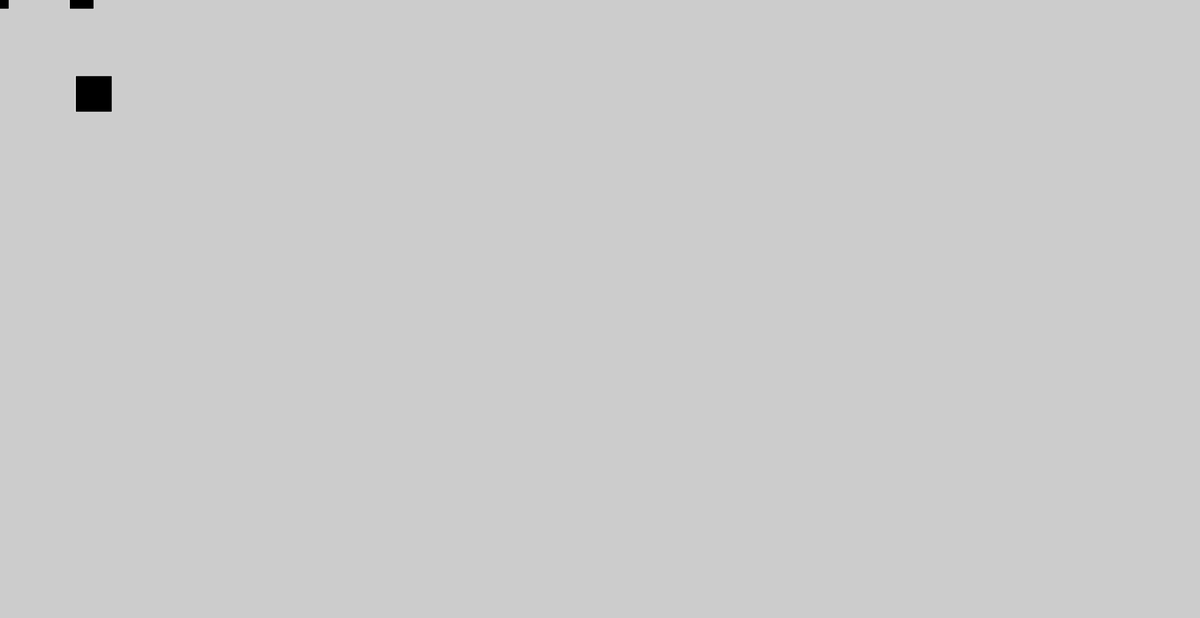
Frame 1 (no input)
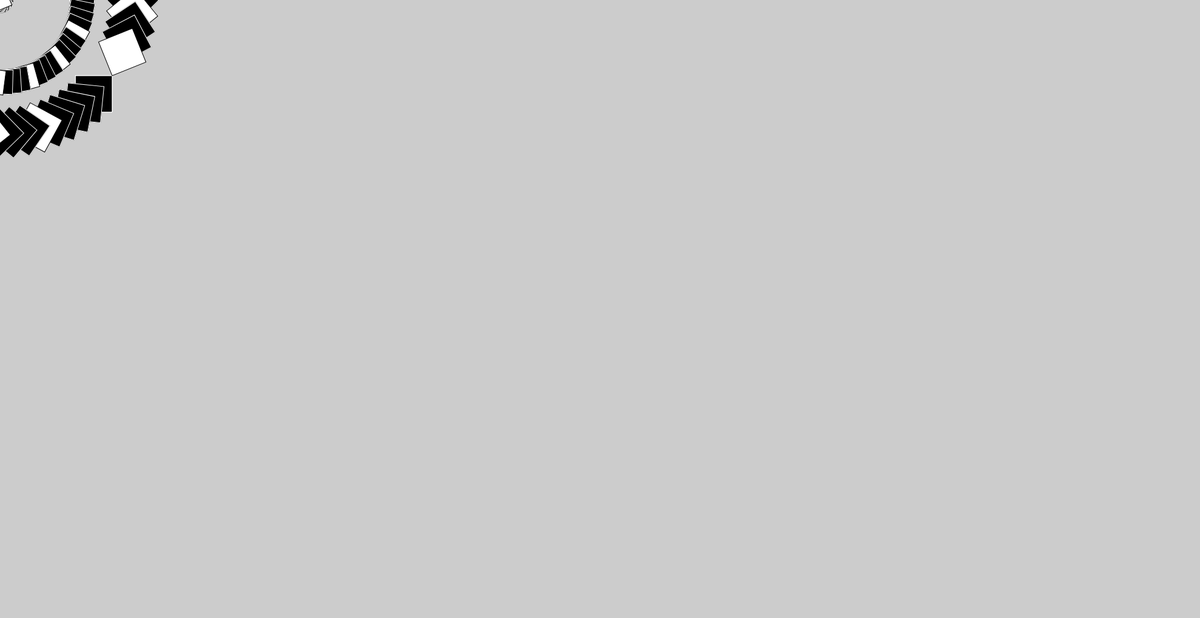
Frame 60 (no input)
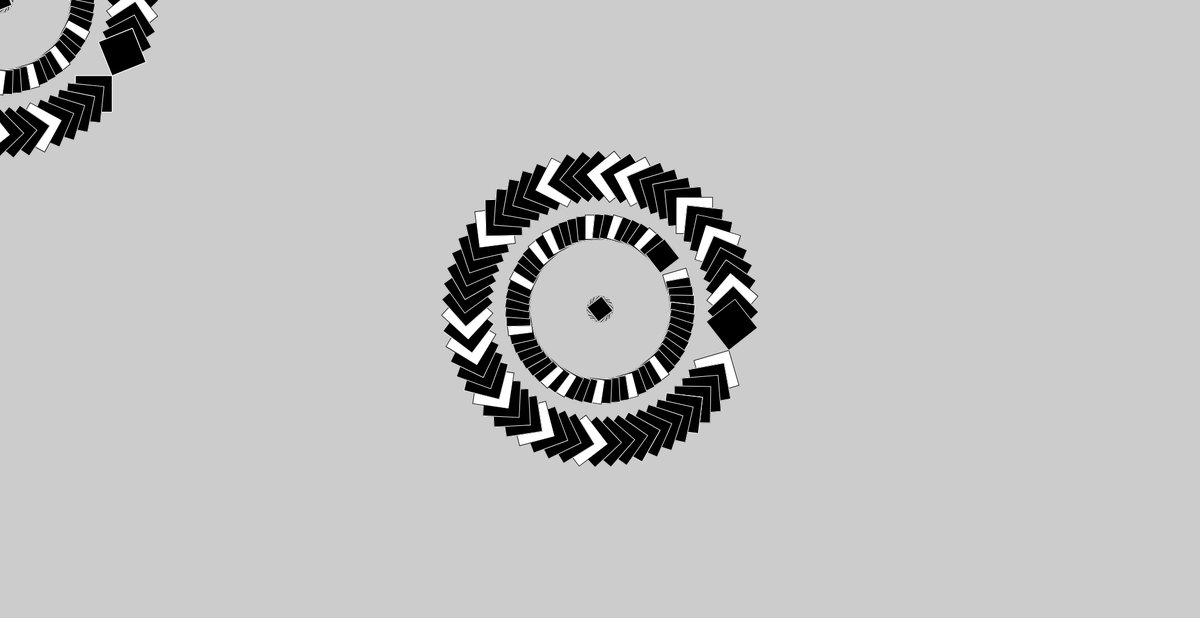
Frame 120 (the mouse pressed at the canvas centre since frame 60)

The p5.js sketch that drew these frames (run headless with seeded random() and noise() and a simulated clock; from frame 60 on, the mouse is pressed at the canvas centre):

// p5.js sketch
// ── sketch.js
//  Variables:
var angle = 0.0;

function setup() {
    createCanvas(1980, 1020);
    background(204);
    //  amount of time that the change will need to take place
    setInterval(changeColor, 40);

}

//  function to be called that will change the color 
function changeColor() {
    stroke(255);
    fill(0);
    rect(125, 125, 60, 60);
    rect(-15, -15, 30, 30);
    rect(115, -25, 40, 40);
}

function draw() {


    translate(mouseX, mouseY);
    rotate(angle);
    stroke(0);
    fill(255);
    rect(125, 125, 60, 60);
    rect(-15, -15, 30, 30);
    rect(115, -25, 40, 40);
    angle += 0.1;
}
